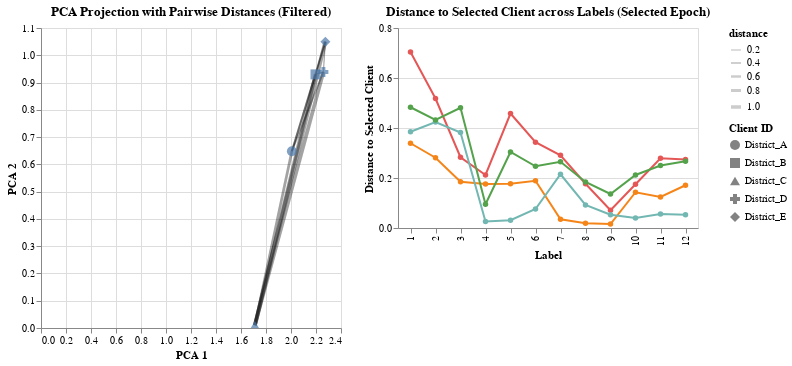

The cell this chart's notebook holds for it:
### Code cell
df_plot = pd.concat(aux_proto)
df_plot.reset_index(drop = True, inplace = True)
df_plot['client_id'] = df_plot['client_id'].str.split('__').str[1]

plot = plot_prototypes_with_distances(df_plot, method='pca')
plot

### Figure 1 — Vega specification as saved in the notebook (floating-point values rounded to 4 significant figures; data arrays with more than 128 entries replaced by an {"elided": "..."} marker saying what was removed)
{"$schema": "https://vega.github.io/schema/vega/v5.json", "data": [{"name": "_server_source_1", "values": {"elided": "900 records"}}, {"name": "_server_source_2", "values": {"elided": "3600 records"}}, {"name": "_server_source_0", "values": {"elided": "3600 records"}}, {"name": "param_17_store", "values": [{"unit": "view_9", "fields": [{"type": "E", "field": "epoch"}], "values": [0]}]}, {"name": "param_18_store", "values": [{"unit": "view_9", "fields": [{"type": "E", "field": "label"}], "values": [1]}]}, {"name": "param_19_store"}, {"name": "param_20_store", "values": [{"unit": "view_10", "fields": [{"type": "E", "field": "client_id"}], "values": ["District_A"]}]}, {"name": "source_0", "source": "_server_source_0", "transform": [{"type": "filter", "expr": "!length(data(\"param_17_store\")) || vlSelectionTest(\"param_17_store\", datum)"}, {"type": "filter", "expr": "!length(data(\"param_18_store\")) || vlSelectionTest(\"param_18_store\", datum)"}, {"type": "filter", "expr": "isValid(datum[\"x1\"]) && isFinite(+datum[\"x1\"]) && isValid(datum[\"y1\"]) && isFinite(+datum[\"y1\"]) && isValid(datum[\"distance\"]) && isFinite(+datum[\"distance\"])"}, {"type": "project", "fields": ["distance", "x1", "x2", "y1", "y2"]}]}, {"name": "source_1", "source": "_server_source_1", "transform": [{"type": "filter", "expr": "!length(data(\"param_17_store\")) || vlSelectionTest(\"param_17_store\", datum)"}, {"type": "filter", "expr": "!length(data(\"param_18_store\")) || vlSelectionTest(\"param_18_store\", datum)"}, {"type": "filter", "expr": "isValid(datum[\"pca_0\"]) && isFinite(+datum[\"pca_0\"]) && isValid(datum[\"pca_1\"]) && isFinite(+datum[\"pca_1\"])"}, {"type": "project", "fields": ["client_id", "epoch", "label", "pca_0", "pca_1"]}]}, {"name": "source_2", "source": "_server_source_2", "transform": [{"type": "filter", "expr": "(!length(data(\"param_20_store\")) || vlSelectionTest(\"param_20_store\", datum)) && (!length(data(\"param_17_store\")) || vlSelectionTest(\"param_17_store\", datum))"}]}, {"name": "data_0", "source": "source_2", "transform": [{"type": "filter", "expr": "isValid(datum[\"distance\"]) && isFinite(+datum[\"distance\"])"}, {"type": "project", "fields": ["client2", "distance", "label"]}]}, {"name": "source_0_strokeWidth_domain_distance", "source": "source_0", "transform": [{"type": "formula", "expr": "+datum['distance']", "as": "distance"}, {"type": "aggregate", "groupby": [], "fields": ["distance", "distance"], "ops": ["min", "max"], "as": ["min", "max"]}]}, {"name": "source_1_color_domain_label_0", "source": "source_1", "transform": [{"type": "aggregate", "groupby": ["label"], "fields": [], "ops": [], "as": []}, {"type": "formula", "expr": "datum['label']", "as": "sort_field"}, {"type": "project", "fields": ["label"]}]}, {"name": "source_2_color_domain_client2_1", "source": "source_2", "transform": [{"type": "aggregate", "groupby": ["client2"], "fields": [], "ops": [], "as": []}, {"type": "formula", "expr": "datum['client2']", "as": "sort_field"}, {"type": "project", "fields": ["client2"]}]}, {"name": "data_0_color_domain_client2_2", "source": "data_0", "transform": [{"type": "aggregate", "groupby": ["client2"], "fields": [], "ops": [], "as": []}, {"type": "formula", "expr": "datum['client2']", "as": "sort_field"}, {"type": "project", "fields": ["client2"]}]}, {"name": "source_1_shape_domain_client_id", "source": "source_1", "transform": [{"type": "aggregate", "groupby": ["client_id"], "fields": [], "ops": [], "as": []}, {"type": "formula", "expr": "datum['client_id']", "as": "sort_field"}, {"type": "project", "fields": ["client_id"]}]}, {"name": "source_2_concat_1_x_domain_label_0", "source": "source_2", "transform": [{"type": "aggregate", "groupby": ["label"], "fields": [], "ops": [], "as": []}, {"type": "formula", "expr": "datum['label']", "as": "sort_field"}, {"type": "project", "fields": ["label"]}]}, {"name": "data_0_concat_1_x_domain_label_1", "source": "data_0", "transform": [{"type": "aggregate", "groupby": ["label"], "fields": [], "ops": [], "as": []}, {"type": "formula", "expr": "datum['label']", "as": "sort_field"}, {"type": "project", "fields": ["label"]}]}], "signals": [{"name": "childWidth", "value": 300}, {"name": "concat_0_height", "value": 300}, {"name": "concat_1_height", "value": 200}, {"name": "param_20_client_id", "init": "\"District_A\"", "bind": {"input": "select", "options": ["District_A", "District_B", "District_C", "District_D", "District_E"], "name": "Client"}}, {"name": "unit", "value": {}, "on": [{"events": "pointermove", "update": "isTuple(group()) ? group() : unit"}]}, {"name": "param_18_label", "init": "1", "bind": {"input": "select", "options": [null, 1, 2, 3, 4, 5, 6, 7, 8, 9, 10, 11, 12], "name": "Labels: "}}, {"name": "param_17_epoch", "init": "0", "bind": {"input": "range", "max": 14, "min": 0, "name": "Epoch", "step": 1}}, {"name": "param_17", "update": "vlSelectionResolve(\"param_17_store\", \"union\", true, true)"}, {"name": "param_18", "update": "vlSelectionResolve(\"param_18_store\", \"union\", true, true)"}, {"name": "param_19", "update": "{\"x1\": param_19_x1, \"y1\": param_19_y1}"}, {"name": "param_19_x1"}, {"name": "param_19_y1"}, {"name": "param_20", "update": "vlSelectionResolve(\"param_20_store\", \"union\", true, true)"}], "marks": [{"type": "group", "name": "concat_0_group", "encode": {"update": {"height": {"signal": "concat_0_height"}, "width": {"signal": "childWidth"}}}, "signals": [{"name": "param_17_tuple", "update": "param_17_epoch !== null ? {fields: param_17_tuple_fields, values: [param_17_epoch]} : null"}, {"name": "param_17_tuple_fields", "value": [{"type": "E", "field": "epoch"}]}, {"name": "param_17_modify", "on": [{"events": {"signal": "param_17_tuple"}, "update": "modify(\"param_17_store\", param_17_tuple, true)"}]}, {"name": "param_18_tuple", "update": "param_18_label !== null ? {fields: param_18_tuple_fields, values: [param_18_label]} : null"}, {"name": "param_18_tuple_fields", "value": [{"type": "E", "field": "label"}]}, {"name": "param_18_modify", "on": [{"events": {"signal": "param_18_tuple"}, "update": "modify(\"param_18_store\", param_18_tuple, true)"}]}, {"name": "param_19_x1", "on": [{"events": [{"source": "view", "type": "dblclick"}], "update": "null"}, {"events": {"signal": "param_19_translate_delta"}, "update": "panLinear(param_19_translate_anchor.extent_x, -param_19_translate_delta.x / childWidth)"}, {"events": {"signal": "param_19_zoom_delta"}, "update": "zoomLinear(domain(\"concat_0_x\"), param_19_zoom_anchor.x, param_19_zoom_delta)"}], "push": "outer"}, {"name": "param_19_y1", "on": [{"events": [{"source": "view", "type": "dblclick"}], "update": "null"}, {"events": {"signal": "param_19_translate_delta"}, "update": "panLinear(param_19_translate_anchor.extent_y, param_19_translate_delta.y / concat_0_height)"}, {"events": {"signal": "param_19_zoom_delta"}, "update": "zoomLinear(domain(\"concat_0_y\"), param_19_zoom_anchor.y, param_19_zoom_delta)"}], "push": "outer"}, {"name": "param_19_tuple", "on": [{"events": [{"signal": "param_19_x1 || param_19_y1"}], "update": "param_19_x1 && param_19_y1 ? {unit: \"view_9\", fields: param_19_tuple_fields, values: [param_19_x1,param_19_y1]} : null"}]}, {"name": "param_19_tuple_fields", "value": [{"field": "x1", "channel": "x", "type": "R"}, {"field": "y1", "channel": "y", "type": "R"}]}, {"name": "param_19_translate_anchor", "value": {}, "on": [{"events": [{"source": "scope", "type": "pointerdown"}], "update": "{x: x(unit), y: y(unit), extent_x: domain(\"concat_0_x\"), extent_y: domain(\"concat_0_y\")}"}]}, {"name": "param_19_translate_delta", "value": {}, "on": [{"events": [{"source": "window", "between": [{"source": "scope", "type": "pointerdown"}, {"source": "window", "type": "pointerup"}], "consume": true, "type": "pointermove"}], "update": "{x: param_19_translate_anchor.x - x(unit), y: param_19_translate_anchor.y - y(unit)}"}]}, {"name": "param_19_zoom_anchor", "on": [{"events": [{"source": "scope", "consume": true, "type": "wheel"}], "update": "{x: invert(\"concat_0_x\", x(unit)), y: invert(\"concat_0_y\", y(unit))}"}]}, {"name": "param_19_zoom_delta", "on": [{"events": [{"source": "scope", "type": "wheel", "consume": true}], "update": "pow(1.001, event.deltaY * pow(16, event.deltaMode))", "force": true}]}, {"name": "param_19_modify", "on": [{"events": {"signal": "param_19_tuple"}, "update": "modify(\"param_19_store\", param_19_tuple, true)"}]}], "marks": [{"type": "rule", "name": "view_9_marks", "from": {"data": "source_0"}, "encode": {"update": {"strokeWidth": {"field": "distance", "scale": "strokeWidth"}, "y2": {"field": "y2", "scale": "concat_0_y"}, "tooltip": {"signal": "{\"distance\": format(datum[\"distance\"], \"\")}"}, "opacity": {"value": 0.2}, "x2": {"field": "x2", "scale": "concat_0_x"}, "stroke": {"value": "black"}, "x": {"field": "x1", "scale": "concat_0_x"}, "y": {"field": "y1", "scale": "concat_0_y"}}}, "style": ["rule"], "interactive": true, "clip": true}, {"type": "symbol", "name": "concat_0_layer_1_marks", "from": {"data": "source_1"}, "encode": {"update": {"fill": {"field": "label", "scale": "color"}, "size": {"value": 100}, "tooltip": {"signal": "{\"epoch\": format(datum[\"epoch\"], \"\"), \"client_id\": isValid(datum[\"client_id\"]) ? datum[\"client_id\"] : \"\"+datum[\"client_id\"], \"label\": format(datum[\"label\"], \"\")}"}, "x": {"field": "pca_0", "scale": "concat_0_x"}, "y": {"field": "pca_1", "scale": "concat_0_y"}, "shape": {"field": "client_id", "scale": "shape"}, "opacity": {"value": 0.7}}}, "interactive": true, "clip": true, "style": ["point"]}], "axes": [{"scale": "concat_0_x", "tickCount": {"signal": "ceil(childWidth/40)"}, "aria": false, "labels": false, "zindex": 0, "minExtent": 0, "gridScale": "concat_0_y", "orient": "bottom", "grid": true, "maxExtent": 0, "domain": false, "ticks": false}, {"scale": "concat_0_y", "domain": false, "maxExtent": 0, "labels": false, "tickCount": {"signal": "ceil(concat_0_height/40)"}, "grid": true, "gridScale": "concat_0_x", "minExtent": 0, "aria": false, "ticks": false, "zindex": 0, "orient": "left"}, {"scale": "concat_0_x", "zindex": 0, "tickCount": {"signal": "ceil(childWidth/40)"}, "title": "PCA 1", "labelFlush": true, "grid": false, "orient": "bottom", "labelOverlap": true}, {"scale": "concat_0_y", "labelOverlap": true, "tickCount": {"signal": "ceil(concat_0_height/40)"}, "grid": false, "zindex": 0, "orient": "left", "title": "PCA 2"}], "title": {"text": "PCA Projection with Pairwise Distances (Filtered)", "frame": "group"}, "style": "cell"}, {"type": "group", "name": "concat_1_group", "encode": {"update": {"width": {"signal": "childWidth"}, "height": {"signal": "concat_1_height"}}}, "signals": [{"name": "param_17_tuple", "update": "param_17_epoch !== null ? {fields: param_17_tuple_fields, values: [param_17_epoch]} : null"}, {"name": "param_17_tuple_fields", "value": [{"type": "E", "field": "epoch"}]}, {"name": "param_17_modify", "on": [{"events": {"signal": "param_17_tuple"}, "update": "modify(\"param_17_store\", param_17_tuple, true)"}]}, {"name": "param_20_tuple", "update": "param_20_client_id !== null ? {fields: param_20_tuple_fields, values: [param_20_client_id]} : null"}, {"name": "param_20_tuple_fields", "value": [{"type": "E", "field": "client_id"}]}, {"name": "param_20_modify", "on": [{"events": {"signal": "param_20_tuple"}, "update": "modify(\"param_20_store\", param_20_tuple, true)"}]}], "marks": [{"type": "group", "name": "view_10_pathgroup", "from": {"facet": {"data": "source_2", "name": "faceted_path_view_10_main", "groupby": ["client2"]}}, "encode": {"update": {"width": {"field": {"signal": null, "datum": null, "group": "width", "parent": null}}, "height": {"field": {"signal": null, "datum": null, "group": "height", "parent": null}}}}, "marks": [{"type": "line", "name": "view_10_marks", "from": {"data": "faceted_path_view_10_main"}, "sort": {"field": "x"}, "encode": {"update": {"tooltip": {"signal": "{\"label\": format(datum[\"label\"], \"\"), \"distance\": format(datum[\"distance\"], \"\"), \"client2\": isValid(datum[\"client2\"]) ? datum[\"client2\"] : \"\"+datum[\"client2\"]}"}, "stroke": {"field": "client2", "scale": "color"}, "x": {"field": "label", "scale": "concat_1_x"}, "y": {"field": "distance", "scale": "concat_1_y"}, "defined": {"signal": "isValid(datum[\"distance\"]) && isFinite(+datum[\"distance\"])"}}}, "style": ["line"], "interactive": true}]}, {"type": "symbol", "name": "concat_1_layer_1_marks", "from": {"data": "data_0"}, "encode": {"update": {"x": {"field": "label", "scale": "concat_1_x"}, "y": {"field": "distance", "scale": "concat_1_y"}, "tooltip": {"signal": "{\"label\": format(datum[\"label\"], \"\"), \"distance\": format(datum[\"distance\"], \"\"), \"client2\": isValid(datum[\"client2\"]) ? datum[\"client2\"] : \"\"+datum[\"client2\"]}"}, "opacity": {"value": 1}, "fill": {"field": "client2", "scale": "color"}}}, "interactive": true, "style": ["point"]}], "axes": [{"scale": "concat_1_y", "aria": false, "maxExtent": 0, "tickCount": {"signal": "ceil(concat_1_height/40)"}, "ticks": false, "zindex": 0, "grid": true, "domain": false, "labels": false, "minExtent": 0, "gridScale": "concat_1_x", "orient": "left"}, {"scale": "concat_1_x", "zindex": 0, "labelAngle": 270, "orient": "bottom", "grid": false, "title": "Label", "labelBaseline": "middle", "labelAlign": "right"}, {"scale": "concat_1_y", "zindex": 0, "title": "Distance to Selected Client", "labelOverlap": true, "grid": false, "orient": "left", "tickCount": {"signal": "ceil(concat_1_height/40)"}}], "title": {"text": "Distance to Selected Client across Labels (Selected Epoch)", "frame": "group"}, "style": "cell"}], "scales": [{"name": "strokeWidth", "type": "linear", "domain": [{"signal": "(data(\"source_0_strokeWidth_domain_distance\")[0] || {}).min"}, {"signal": "(data(\"source_0_strokeWidth_domain_distance\")[0] || {}).max"}], "range": [1, 4], "zero": false}, {"name": "color", "type": "ordinal", "domain": {"fields": [{"data": "source_1_color_domain_label_0", "field": "label"}, {"data": "source_2_color_domain_client2_1", "field": "client2"}, {"data": "data_0_color_domain_client2_2", "field": "client2"}], "sort": true}, "range": "category"}, {"name": "shape", "type": "ordinal", "domain": {"data": "source_1_shape_domain_client_id", "field": "client_id", "sort": true}, "range": "symbol"}, {"name": "concat_0_x", "type": "linear", "domain": {"fields": [{"data": "source_0", "field": "x1"}, {"data": "source_0", "field": "x2"}, {"data": "source_1", "field": "pca_0"}]}, "range": [0, {"signal": "childWidth"}], "zero": true, "domainRaw": {"signal": "param_19[\"x1\"]"}, "nice": true}, {"name": "concat_0_y", "type": "linear", "domain": {"fields": [{"data": "source_0", "field": "y1"}, {"data": "source_0", "field": "y2"}, {"data": "source_1", "field": "pca_1"}]}, "range": [{"signal": "concat_0_height"}, 0], "nice": true, "domainRaw": {"signal": "param_19[\"y1\"]"}, "zero": true}, {"name": "concat_1_x", "type": "point", "domain": {"fields": [{"data": "source_2_concat_1_x_domain_label_0", "field": "label"}, {"data": "data_0_concat_1_x_domain_label_1", "field": "label"}], "sort": true}, "range": [0, {"signal": "childWidth"}], "padding": 0.5}, {"name": "concat_1_y", "type": "linear", "domain": {"fields": [{"data": "source_2", "field": "distance"}, {"data": "data_0", "field": "distance"}]}, "range": [{"signal": "concat_1_height"}, 0], "nice": true, "zero": true}], "legends": [{"strokeWidth": "strokeWidth", "symbolType": "stroke", "title": "distance", "encode": {"symbols": {"update": {"stroke": {"value": "black"}, "opacity": {"value": 0.2}}}}}, {"title": "Client ID", "shape": "shape", "symbolType": "circle", "encode": {"symbols": {"update": {"fill": {"value": "black"}, "fillOpacity": {"value": 0.7}, "opacity": {"value": 0.7}, "stroke": {"value": "transparent"}}}}}], "background": "white", "layout": {"padding": 20, "bounds": "full", "align": "each"}, "padding": 5}
